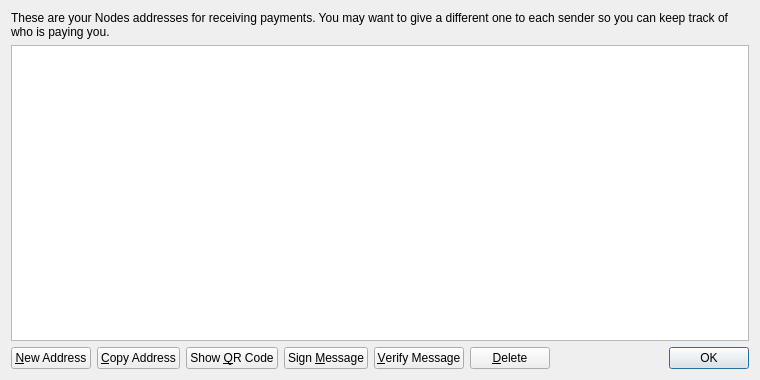
<?xml version="1.0" encoding="UTF-8"?>
<ui version="4.0">
 <class>AddressBookPage</class>
 <widget class="QWidget" name="AddressBookPage">
  <property name="geometry">
   <rect>
    <x>0</x>
    <y>0</y>
    <width>760</width>
    <height>380</height>
   </rect>
  </property>
  <property name="windowTitle">
   <string>Address Book</string>
  </property>
  <layout class="QVBoxLayout" name="verticalLayout">
   <item>
    <widget class="QLabel" name="labelExplanation">
     <property name="text">
      <string>These are your Nodes addresses for receiving payments. You may want to give a different one to each sender so you can keep track of who is paying you.</string>
     </property>
     <property name="textFormat">
      <enum>Qt::PlainText</enum>
     </property>
     <property name="wordWrap">
      <bool>true</bool>
     </property>
    </widget>
   </item>
   <item>
    <widget class="QTableView" name="tableView">
     <property name="contextMenuPolicy">
      <enum>Qt::CustomContextMenu</enum>
     </property>
     <property name="toolTip">
      <string>Double-click to edit address or label</string>
     </property>
     <property name="tabKeyNavigation">
      <bool>false</bool>
     </property>
     <property name="selectionMode">
      <enum>QAbstractItemView::SingleSelection</enum>
     </property>
     <property name="selectionBehavior">
      <enum>QAbstractItemView::SelectRows</enum>
     </property>
     <property name="sortingEnabled">
      <bool>true</bool>
     </property>
     <attribute name="verticalHeaderVisible">
      <bool>false</bool>
     </attribute>
    </widget>
   </item>
   <item>
    <layout class="QHBoxLayout" name="horizontalLayout">
     <item>
      <widget class="QPushButton" name="newAddressButton">
       <property name="toolTip">
        <string>Create a new address</string>
       </property>
       <property name="text">
        <string>&amp;New Address</string>
       </property>
      </widget>
     </item>
     <item>
      <widget class="QPushButton" name="copyToClipboard">
       <property name="toolTip">
        <string>Copy the currently selected address to the system clipboard</string>
       </property>
       <property name="text">
        <string>&amp;Copy Address</string>
       </property>
      </widget>
     </item>
     <item>
      <widget class="QPushButton" name="showQRCode">
       <property name="text">
        <string>Show &amp;QR Code</string>
       </property>
      </widget>
     </item>
     <item>
      <widget class="QPushButton" name="signMessage">
       <property name="toolTip">
        <string>Sign a message to prove you own a Nodes address</string>
       </property>
       <property name="text">
        <string>Sign &amp;Message</string>
       </property>
      </widget>
     </item>
     <item>
      <widget class="QPushButton" name="verifyMessage">
       <property name="toolTip">
        <string>Verify a message to ensure it was signed with a specified Nodes address</string>
       </property>
       <property name="text">
        <string>&amp;Verify Message</string>
       </property>
      </widget>
     </item>
     <item>
      <widget class="QPushButton" name="deleteButton">
       <property name="toolTip">
        <string>Delete the currently selected address from the list</string>
       </property>
       <property name="text">
        <string>&amp;Delete</string>
       </property>
      </widget>
     </item>
     <item>
      <spacer name="horizontalSpacer">
       <property name="orientation">
        <enum>Qt::Horizontal</enum>
       </property>
       <property name="sizeHint" stdset="0">
        <size>
         <width>40</width>
         <height>20</height>
        </size>
       </property>
      </spacer>
     </item>
     <item>
      <widget class="QDialogButtonBox" name="buttonBox">
       <property name="sizePolicy">
        <sizepolicy hsizetype="Maximum" vsizetype="Fixed">
         <horstretch>0</horstretch>
         <verstretch>0</verstretch>
        </sizepolicy>
       </property>
       <property name="standardButtons">
        <set>QDialogButtonBox::Ok</set>
       </property>
      </widget>
     </item>
    </layout>
   </item>
  </layout>
 </widget>
 <resources>
  <include location="../bitcoin.qrc"/>
 </resources>
 <connections/>
</ui>
